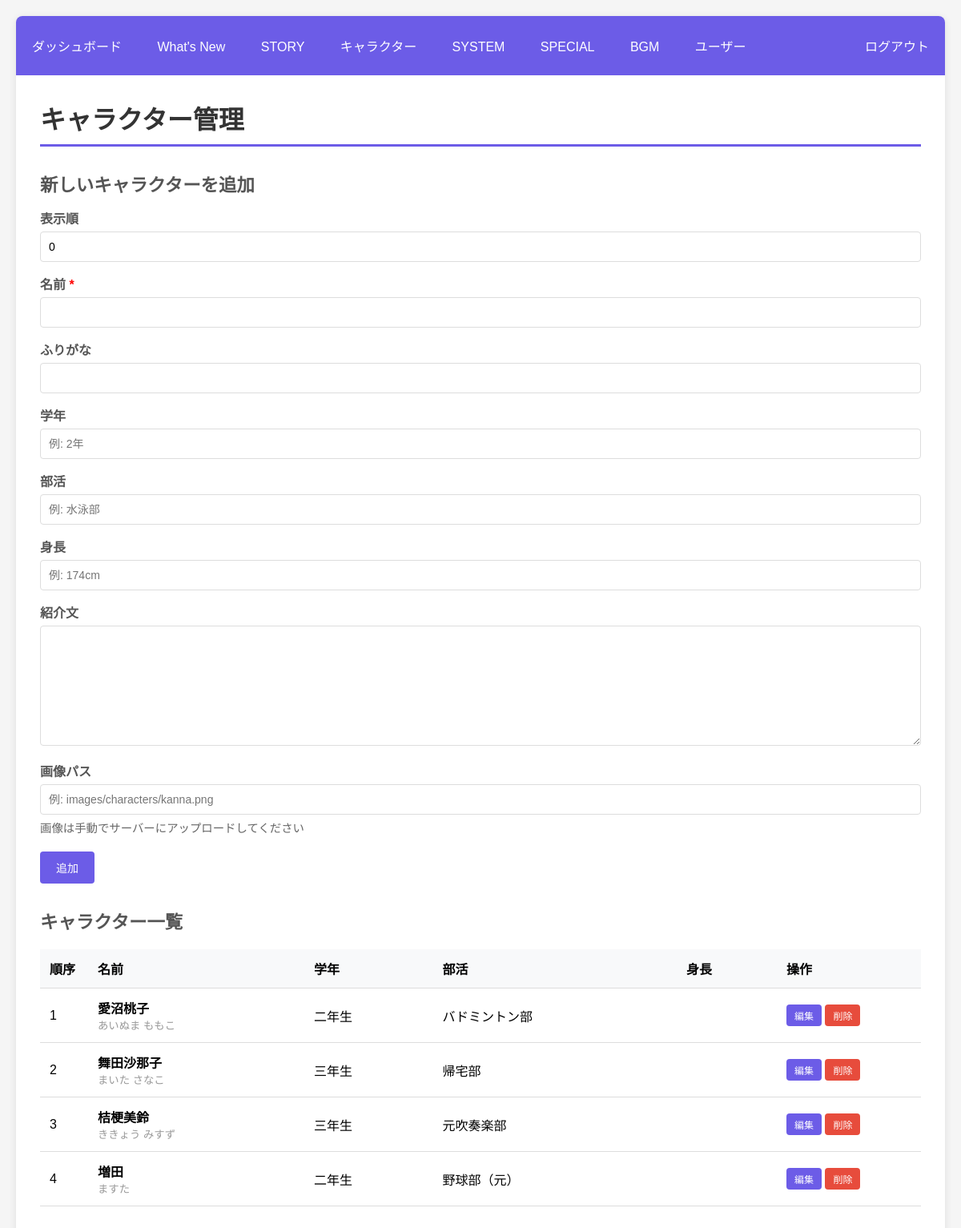
The page /admin/characters.php (signed in) on the database its author committed.
### tables this page shows
CREATE TABLE IF NOT EXISTS characters (
    id INT AUTO_INCREMENT PRIMARY KEY,
    sort_order INT DEFAULT 0,
    name VARCHAR(50) NOT NULL,
    name_kana VARCHAR(50) COMMENT 'ふりがな',
    grade VARCHAR(20) COMMENT '学年',
    club VARCHAR(50) COMMENT '部活',
    height VARCHAR(20) COMMENT '身長',
    description TEXT COMMENT '紹介文',
    image_path VARCHAR(255) COMMENT '画像パス',
    updated_at DATETIME DEFAULT CURRENT_TIMESTAMP ON UPDATE CURRENT_TIMESTAMP,
    INDEX idx_sort (sort_order)
);

### includes/db.php (called while the page is built, shortened)
<?php
class Database {
    private static $instance = null;
    private $connection;
    private function __construct() {
        try {
            $dsn = "mysql:host=" . DB_HOST . ";dbname=" . DB_NAME . ";charset=" . DB_CHARSET;
            $options = [
                PDO::ATTR_ERRMODE => PDO::ERRMODE_EXCEPTION,
                PDO::ATTR_DEFAULT_FETCH_MODE => PDO::FETCH_ASSOC,
                PDO::ATTR_EMULATE_PREPARES => false,
            ];
            $this->connection = new PDO($dsn, DB_USER, DB_PASS, $options);
        } catch (PDOException $e) {
            die('データベース接続エラー: ' . $e->getMessage());
        }
    }
    public static function getInstance() {
        if (self::$instance === null) {
            self::$instance = new self();
        }
        return self::$instance;
    }
    public function query($sql, $params = []) {
        try {
            $stmt = $this->connection->prepare($sql);
            $stmt->execute($params);
            return $stmt->fetchAll();
        } catch (PDOException $e) {
            error_log('Query Error: ' . $e->getMessage());
            return false;
        }
    }
}

### admin/characters.php (the view, shortened to what this page needs)
<?php
require_once __DIR__ . '/../includes/db.php';
require_once __DIR__ . '/../includes/functions.php';
$editChar = null;
$characters = getCharacters();
adminHeader('キャラクター管理');
?>
<h1>キャラクター管理</h1>
<h2><?php echo $editChar ? 'キャラクターを編集' : '新しいキャラクターを追加'; ?></h2>
<form method="POST">
    <label>表示順</label>
    <input type="number" name="sort_order" value="<?php echo $editChar ? h($editChar['sort_order']) : '0'; ?>" min="0">
    <label>名前 <span style="color: red;">*</span></label>
    <input type="text" name="name" value="<?php echo $editChar ? h($editChar['name']) : ''; ?>" required>
    <label>ふりがな</label>
    <input type="text" name="name_kana" value="<?php echo $editChar ? h($editChar['name_kana']) : ''; ?>">
    <label>学年</label>
    <input type="text" name="grade" value="<?php echo $editChar ? h($editChar['grade']) : ''; ?>" placeholder="例: 2年">
    <label>部活</label>
    <input type="text" name="club" value="<?php echo $editChar ? h($editChar['club']) : ''; ?>" placeholder="例: 水泳部">
    <label>身長</label>
    <input type="text" name="height" value="<?php echo $editChar ? h($editChar['height']) : ''; ?>" placeholder="例: 174cm">
    <label>紹介文</label>
    <textarea name="description" style="min-height: 150px;"><?php echo $editChar ? h($editChar['description']) : ''; ?></textarea>
    <label>画像パス</label>
    <input type="text" name="image_path" value="<?php echo $editChar ? h($editChar['image_path']) : ''; ?>" placeholder="例: images/characters/kanna.png">
    <p style="color: #666; font-size: 0.9em; margin: 5px 0;">画像は手動でサーバーにアップロードしてください</p>
    <div style="margin-top: 20px;">
        <button type="submit" class="btn"><?php echo $editChar ? '更新' : '追加'; ?></button>
    </div>
</form>
<h2>キャラクター一覧</h2>
<?php if (empty($characters)): ?>
    <p style="color: #999; padding: 20px; text-align: center;">まだキャラクターが登録されていません</p>
<?php else: ?>
    <table>
        <thead>
            <tr>
                <th style="width: 60px;">順序</th>
                <th>名前</th>
                <th>学年</th>
                <th>部活</th>
                <th>身長</th>
                <th style="width: 180px;">操作</th>
            </tr>
        </thead>
        <tbody>
            <?php foreach ($characters as $char): ?>
                <tr>
                    <td><?php echo h($char['sort_order']); ?></td>
                    <td>
                        <strong><?php echo h($char['name']); ?></strong>
                        <?php if ($char['name_kana']): ?>
                            <br><small style="color: #999;"><?php echo h($char['name_kana']); ?></small>
                        <?php endif; ?>
                    </td>
                    <td><?php echo h($char['grade']); ?></td>
                    <td><?php echo h($char['club']); ?></td>
                    <td><?php echo h($char['height']); ?></td>
                    <td>
                        <a href="?edit=<?php echo $char['id']; ?>" class="btn" style="font-size: 12px; padding: 5px 10px;">編集</a>
                        <a href="?delete=<?php echo $char['id']; ?>"
                           class="btn btn-danger"
                           style="font-size: 12px; padding: 5px 10px;"
                           onclick="return confirm('本当に削除しますか?')">削除</a>
                    </td>
                </tr>
            <?php endforeach; ?>
        </tbody>
    </table>
<?php endif; ?>
<?php adminFooter(); ?>

### includes/functions.php (shortened to what this page needs)
<?php
function h($str) {
    return htmlspecialchars($str, ENT_QUOTES, 'UTF-8');
}
function getCharacters() {
    $db = Database::getInstance();
    $sql = "SELECT * FROM characters ORDER BY sort_order ASC";
    return $db->query($sql);
}
function adminHeader($title = '') {
    ?>
    <!DOCTYPE html>
    <html lang="ja">
    <head>
    </head>
    <body>
        <div class="container">
            <nav>
                <a href="/admin/dashboard.php">ダッシュボード</a>
                <a href="/admin/news.php">What's New</a>
                <a href="/admin/story.php">STORY</a>
                <a href="/admin/characters.php">キャラクター</a>
                <a href="/admin/system.php">SYSTEM</a>
                <a href="/admin/special.php">SPECIAL</a>
                <a href="/admin/bgm.php">BGM</a>
                <a href="/admin/users.php">ユーザー</a>
                <a href="/admin/logout.php" style="float: right;">ログアウト</a>
            </nav>
    <?php
}
function adminFooter() {
    ?>
        </div>
    </body>
    </html>
    <?php
}

### includes/functions.php (style rules this page uses)
* { margin: 0; padding: 0; box-sizing: border-box; }
body { font-family: "Hiragino Kaku Gothic ProN", Meiryo, sans-serif; background: #f5f5f5; padding: 20px; }
.container { max-width: 1200px; margin: 0 auto; background: white; padding: 30px; border-radius: 8px; box-shadow: 0 2px 10px rgba(0,0,0,0.1); }
h1 { color: #333; margin-bottom: 20px; padding-bottom: 10px; border-bottom: 3px solid #6c5ce7; }
h2 { color: #555; margin: 30px 0 15px; font-size: 1.4em; }
nav { background: #6c5ce7; padding: 15px 0; margin: -30px -30px 30px -30px; border-radius: 8px 8px 0 0; }
nav a { color: white; text-decoration: none; padding: 10px 15px; margin: 0 5px; display: inline-block; border-radius: 4px; transition: background 0.3s; }
.btn { display: inline-block; padding: 10px 20px; background: #6c5ce7; color: white; text-decoration: none; border-radius: 4px; border: none; cursor: pointer; font-size: 14px; transition: background 0.3s; }
.btn-danger { background: #e74c3c; }
table { width: 100%; border-collapse: collapse; margin: 20px 0; }
table th, table td { padding: 12px; text-align: left; border-bottom: 1px solid #ddd; }
table th { background: #f8f9fa; font-weight: bold; }
form label { display: block; margin: 15px 0 5px; font-weight: bold; color: #555; }
form input[type="text"], form input[type="password"], form input[type="date"], form input[type="number"], form textarea, form select { width: 100%; padding: 10px; border: 1px solid #ddd; border-radius: 4px; font-size: 14px; }
form textarea { min-height: 200px; font-family: monospace; }

### rows shown on the page
characters: sort_order "1", name "愛沼桃子", name_kana "あいぬま ももこ", grade "二年生", club "バドミントン部"
characters: sort_order "2", name "舞田沙那子", name_kana "まいた さなこ", grade "三年生", club "帰宅部"
characters: sort_order "3", name "桔梗美鈴", name_kana "ききょう みすず", grade "三年生", club "元吹奏楽部"
characters: sort_order "4", name "増田", name_kana "ますた", grade "二年生", club "野球部（元）"
